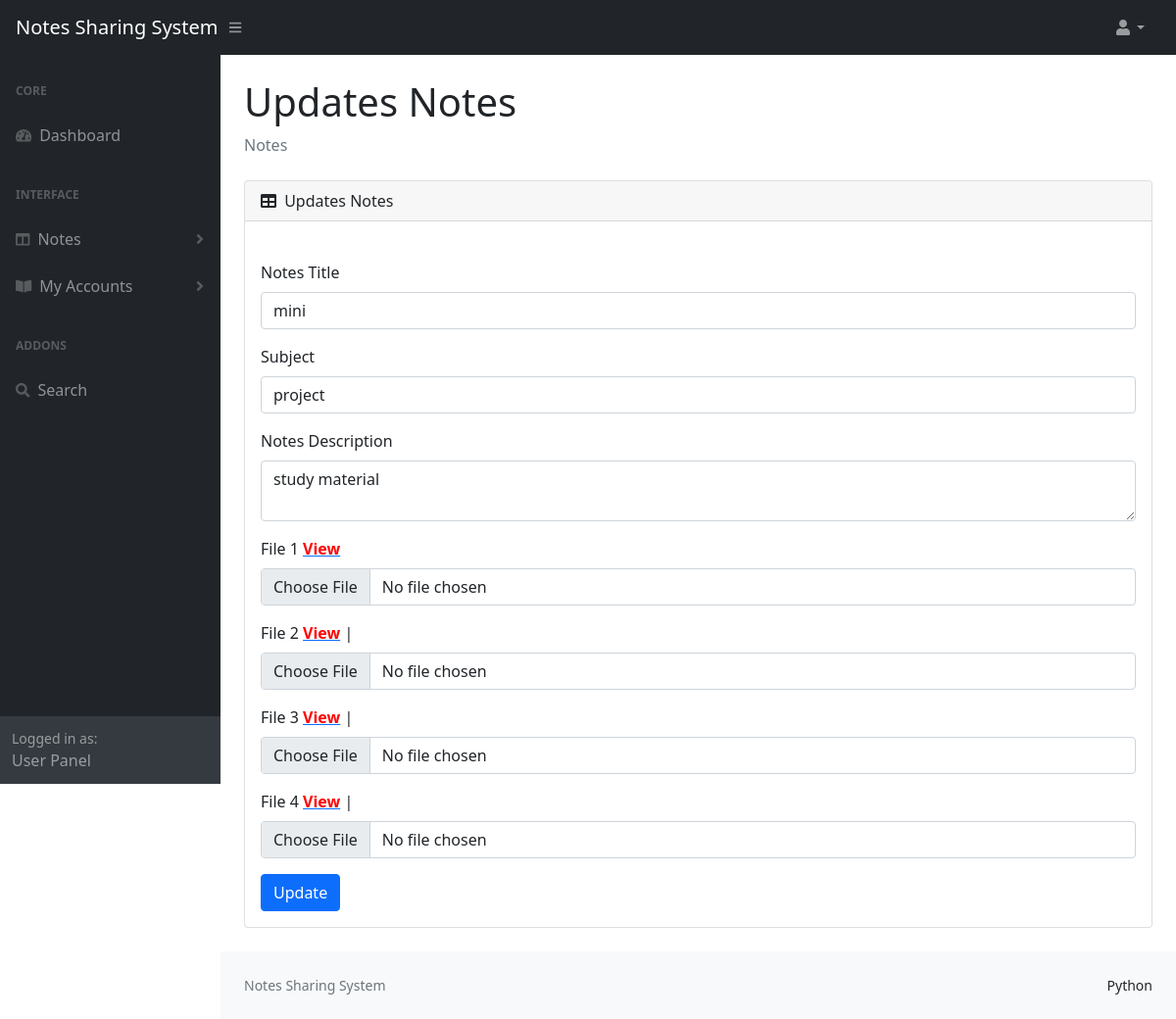
Page /ViewNotes/1 on the committed database.
### nssapp/models.py (models this page shows)
class Notes(models.Model):
    nsuser = models.ForeignKey(UserReg, on_delete=models.CASCADE, null=True, blank=True, related_name='notes')
    notestitle = models.CharField(max_length=250)
    subject = models.CharField(max_length=250)
    notesdesc = models.TextField()
    file1 = models.FileField(upload_to='media/notes/files', null=True, blank=True)
    file2 = models.FileField(upload_to='media/notes/files', null=True, blank=True)
    file3 = models.FileField(upload_to='media/notes/files', null=True, blank=True)
    file4 = models.FileField(upload_to='media/notes/files', null=True, blank=True)
    created_at = models.DateTimeField(auto_now_add=True)
    updated_at = models.DateTimeField(auto_now=True)

### notessharing/views.py (the view)
# urls.py: path('ViewNotes/<str:id>', views.VIEW_NOTES, name='view_notes'),
def VIEW_NOTES(request,id):
    data_notes = Notes.objects.get(id =id)
    context = {
        "data_notes":data_notes,
    }
    return render(request,'update_notes.html',context)

### templates/update_notes.html (shortened to what this page needs)
{% extends 'base.html' %}
{% load static %}
{% block content %}
<main>
    <div class="container-fluid px-4">
        <h1 class="mt-4">Updates Notes</h1>
        <ol class="breadcrumb mb-4">
            <li class="breadcrumb-item active">Notes</li>
        </ol>
        <div class="card mb-4">
            <div class="card-header">
                <i class="fas fa-table me-1"></i>
                Updates Notes
            </div>
            <div class="card-body">
                       <form method="POST" action="{% url 'edit_notes' %}" enctype="multipart/form-data">
                            <br />
                            <div class="mb-3">
                                <label for="exampleInputEmail2" class="form-label">Notes Title</label>
                                <input type="text" class="form-control"  name="notestitle" value="{{data_notes.notestitle}}">
                            </div>
                             <div class="mb-3">
                                <label for="exampleInputEmail2" class="form-label">Subject</label>
                                <input type="text" class="form-control"  name="subject" value="{{data_notes.subject}}" >
                            </div>
                            <div class="mb-3">
                                <label for="exampleInputEmail2" class="form-label">Notes Description</label>
                                <textarea class="form-control"  name="notesdesc" value="" >{{data_notes.notesdesc}}</textarea>
                            </div>
                            <div class="mb-3">
                                <label for="file1" class="form-label">File 1</label>
                                {% if data_notes.file1 %}
                                    <a href="{{ data_notes.file1.url }}" target="_blank"><strong style="color: red">View</strong></a>
                                    <input type="file" class="form-control" id="file1" name="file1">
                                {% else %}
                                <strong style="color: red">: File Not Available</strong>
                                {% endif %}
                            </div>
                            <div class="mb-3">
                                <label for="file2" class="form-label">File 2</label>
                                {% if data_notes.file2 %}
                                    <a href="{{ data_notes.file2.url }}" target="_blank"><strong style="color: red">View</strong></a> |
                                    <input type="file" class="form-control" id="file2" name="file2">
                                {% else %}
                                <strong style="color: red">: File Not Available</strong>
                                {% endif %}
                            </div>
                            <div class="mb-3">
                                <label for="file3" class="form-label">File 3</label>
                                {% if data_notes.file3 %}
                                    <a href="{{ data_notes.file3.url }}" target="_blank"><strong style="color: red">View</strong></a> |
                                    <input type="file" class="form-control" id="file3" name="file3">
                                {% else %}
                                <strong style="color: red">: File Not Available</strong>
                                {% endif %}
                            </div>
                            <div class="mb-3">
                                <label for="file4" class="form-label">File 4</label>
                                {% if data_notes.file4 %}
                                    <a href="{{ data_notes.file4.url }}" target="_blank"><strong style="color: red">View</strong></a> |
                                    <input type="file" class="form-control" id="file4" name="file4">
                                {% else %}
                                    <strong style="color: red">: File Not Available</strong>
                                 {% endif %}
                            </div>
                            <button type="submit" name="submit" class="btn btn-primary">Update</button>
                        </form>
            </div>
        </div>
    </div>
</main>{% endblock %}

### rows in the picture
Notes: notestitle "mini", subject "project", notesdesc "study material"
